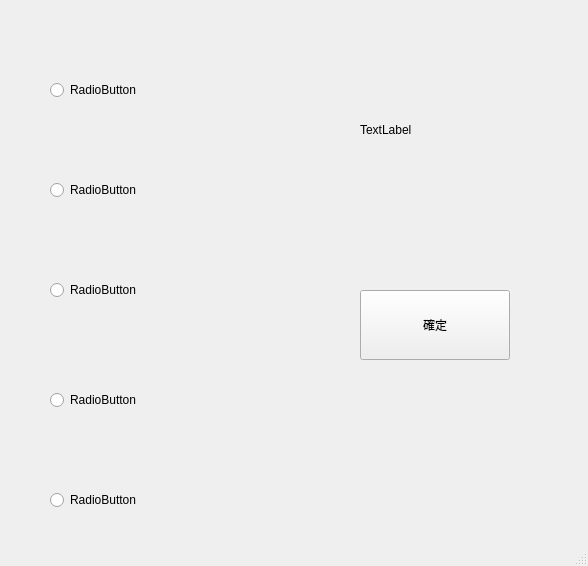
<?xml version="1.0" encoding="UTF-8"?>
<ui version="4.0">
 <class>MainWindow</class>
 <widget class="QMainWindow" name="MainWindow">
  <property name="geometry">
   <rect>
    <x>0</x>
    <y>0</y>
    <width>588</width>
    <height>566</height>
   </rect>
  </property>
  <property name="windowTitle">
   <string>MainWindow</string>
  </property>
  <widget class="QWidget" name="centralwidget">
   <widget class="QPushButton" name="pushButton">
    <property name="geometry">
     <rect>
      <x>360</x>
      <y>290</y>
      <width>150</width>
      <height>70</height>
     </rect>
    </property>
    <property name="text">
     <string>確定</string>
    </property>
   </widget>
   <widget class="QRadioButton" name="radioButton">
    <property name="geometry">
     <rect>
      <x>50</x>
      <y>40</y>
      <width>300</width>
      <height>100</height>
     </rect>
    </property>
    <property name="text">
     <string>RadioButton</string>
    </property>
   </widget>
   <widget class="QRadioButton" name="radioButton_2">
    <property name="geometry">
     <rect>
      <x>50</x>
      <y>140</y>
      <width>300</width>
      <height>100</height>
     </rect>
    </property>
    <property name="text">
     <string>RadioButton</string>
    </property>
   </widget>
   <widget class="QRadioButton" name="radioButton_3">
    <property name="geometry">
     <rect>
      <x>50</x>
      <y>240</y>
      <width>300</width>
      <height>100</height>
     </rect>
    </property>
    <property name="text">
     <string>RadioButton</string>
    </property>
   </widget>
   <widget class="QRadioButton" name="radioButton_4">
    <property name="geometry">
     <rect>
      <x>50</x>
      <y>350</y>
      <width>300</width>
      <height>100</height>
     </rect>
    </property>
    <property name="text">
     <string>RadioButton</string>
    </property>
   </widget>
   <widget class="QRadioButton" name="radioButton_5">
    <property name="geometry">
     <rect>
      <x>50</x>
      <y>450</y>
      <width>300</width>
      <height>100</height>
     </rect>
    </property>
    <property name="text">
     <string>RadioButton</string>
    </property>
   </widget>
   <widget class="QLabel" name="label">
    <property name="geometry">
     <rect>
      <x>360</x>
      <y>80</y>
      <width>300</width>
      <height>100</height>
     </rect>
    </property>
    <property name="text">
     <string>TextLabel</string>
    </property>
   </widget>
  </widget>
  <widget class="QMenuBar" name="menubar">
   <property name="geometry">
    <rect>
     <x>0</x>
     <y>0</y>
     <width>588</width>
     <height>19</height>
    </rect>
   </property>
  </widget>
  <widget class="QStatusBar" name="statusbar"/>
 </widget>
 <resources/>
 <connections/>
</ui>
